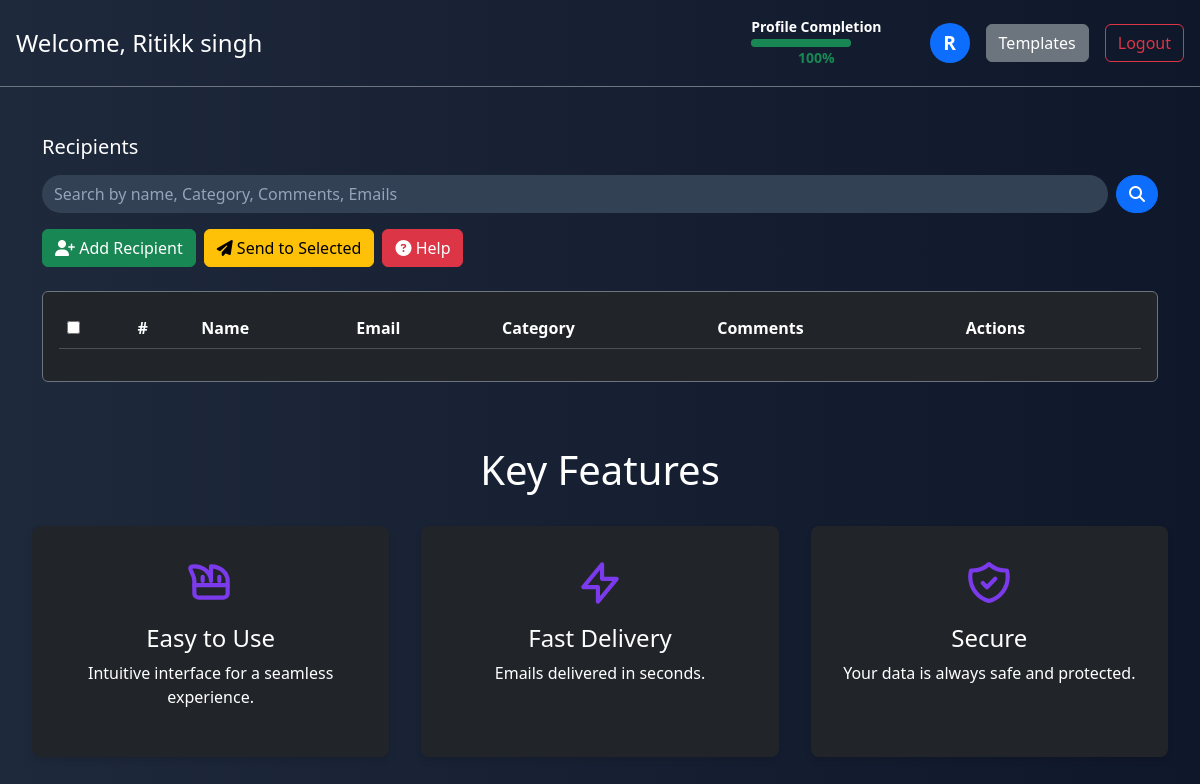
/Email/ (signed in), run on the app's committed database.
### home/models.py (models this page shows, shortened)
class User(models.Model):
    first_name = models.CharField(max_length=50)
    last_name = models.CharField(max_length=20)
    email = models.EmailField(null=True, max_length=150)
    phone = models.CharField(max_length=15, default='0000000000')
    organization = models.CharField(max_length=100, null=True, blank=True)
    date_of_birth = models.DateField(default='2000-01-01')  # lowercase field name
    password = models.CharField(max_length=100, default='defaultpassword')
    email_pass=models.CharField(max_length=50,null=True)
    email_host=models.CharField(max_length=50,default="smtp.gmail.com")
    email_port=models.IntegerField(default=587)
    use_tls=models.BooleanField(default=True)
    profile_image = models.ImageField(upload_to="profile_images/",null=True,blank=True,default=None)
    reset_token = models.CharField(max_length=100, blank=True, null=True)

### home/views.py (the view)
# urls.py: path('Email/',views.home, name='home'),
def home(request):
    user_id = request.session.get('user_id')
    if not user_id:
        messages.warning(request, "Please login first")
        return redirect('login')
    user = User.objects.get(id=user_id)
    recepient = recepients.objects.filter(sender=user)
    total_fields = 5  # jitne fields count karne hain (adjust according to your User model)
    filled = 0
    if user.first_name:
        filled += 1
    if user.last_name:
        filled += 1
    if user.email:
        filled += 1
    if hasattr(user, 'phone') and user.phone:
        filled += 1
    if hasattr(user, 'organization') and user.organization:
        filled += 1
    profile_completion = int((filled / total_fields) * 100)
    context = {
        'user': user,
        'recepient': recepient,
        'profile_completion': profile_completion
    }
    return render(request, 'act/home.html', context)

### home/templates/act/home.html (shortened to what this page needs)
{% extends "act/base.html" %}
{% load static %}
{% block content %}
<div class="container-fluid p-3 border-bottom border-secondary d-flex flex-column flex-md-row justify-content-between align-items-center">
  <h1 class="h4 Welcome mb-3 mb-md-0">Welcome, {{ user.first_name }} {{ user.last_name }}</h1>
  <div class="profile-section d-flex flex-wrap align-items-center justify-content-center">
      <div class="profile-progress me-5 text-center">
          <small class="text-white fw-bold">Profile Completion</small>
          <div class="progress" style="width:100px; height:8px; border-radius:10px; overflow:hidden;">
              <div class="progress-bar bg-success" role="progressbar"
                   style="width: {{ profile_completion|default:'70' }}%;"
                   aria-valuenow="{{ profile_completion|default:'70' }}"
                   aria-valuemin="0" aria-valuemax="100"></div>
          </div>
          <small class="text-success fw-semibold">{{ profile_completion|default:'70' }}%</small>
      </div>
      <a href="{% url 'profile' %}" class="profile-icon mb-2 mb-md-0" title="My Profile">
          <span>{{ user.first_name|first|upper }}</span>
      </a>
      <a href="{% url 'configure' %}" class="btn btn-secondary ms-0 ms-md-3 mb-2 mb-md-0">Templates</a>
      <a href="{% url 'logout' %}" class="btn btn-outline-danger ms-0 ms-md-3 mb-2 mb-md-0">Logout</a>
  </div>
</div>
<br>
<div class="container mt-4">
  <h2 class="h5 mb-3">Recipients</h2>
  <div class="d-flex flex-column flex-md-row mb-3 search-bar">
    <input type="text" class="form-control me-0 me-md-2 mb-2 mb-md-0 rounded-pill" placeholder="Search by name, Category, Comments, Emails">
    <button class="btn btn-primary rounded-pill">
      <i class="fa fa-search"></i>
    </button>
  </div>
  <div class="mb-3 d-flex flex-wrap">
    <a href="{% url 'addrecepients' %}" class="btn btn-success me-2 mb-2">
      <i class="fa fa-user-plus"></i> Add Recipient
    </a>
    <button class="btn btn-warning mb-2" form="recipientForm">
      <i class="fa fa-paper-plane"></i> Send to Selected
    </button>
    <a href="{% url 'help' %}" class="btn btn-danger help ms-0 ms-md-2 mb-2" id="sendSelected">
      <i class="fa fa-question-circle"></i> Help
    </a>
  </div>
  <div class="card bg-dark border-secondary">
    <div class="card-body">
      <div class="table-responsive">
        <form method="post" id="recipientForm" action="{% url 'send_bulk_mail' %}" class="w-100">
          <table class="table table-dark table-hover text-white align-middle">
            <thead>
              <tr>
                <th><input type="checkbox" id="selectAll"></th>
                <th>#</th>
                <th>Name</th>
                <th>Email</th>
                <th>Category</th>
                <th>Comments</th>
                <th>Actions</th>
              </tr>
            </thead>
          </table>
        </form>
      </div>
    </div>
  </div>
</div>
<div class="features-section">
    <h2>Key Features</h2>
    <div class="features-grid">
        <div class="feature-item  bg-dark">
            <h3 style="color:white;">Easy to Use</h3>
            <p style="color:white;">Intuitive interface for a seamless experience.</p>
        </div>
        <div class="feature-item  bg-dark">
            <svg xmlns="http://www.w3.org/2000/svg" fill="none" viewBox="0 0 24 24" stroke="currentColor">
                <path stroke-linecap="round" stroke-linejoin="round" stroke-width="2" d="M13 10V3L4 14h7v7l9-11h-7z" />
            </svg>
            <h3 style="color:white;">Fast Delivery</h3>
            <p style="color:white;">Emails delivered in seconds.</p>
        </div>
        <div class="feature-item  bg-dark">
            <h3 style="color:white;">Secure</h3>
            <p style="color:white;">Your data is always safe and protected.</p>
        </div>
    </div>
</div>
{% endblock %}

### home/static/css/dash.css (style rules this page uses)
body { font-family: 'Segoe UI', Tahoma, Geneva, Verdana, sans-serif; background-color: #f4f6f8; margin: 0; }
.features-section { padding: 4rem 2rem; text-align: center; }
.features-section h2 { font-size: 2.5rem; margin-bottom: 2rem; }
.features-grid { display: grid; grid-template-columns: repeat(auto-fit, minmax(250px, 1fr)); gap: 2rem; }
.feature-item { background-color: white; padding: 2rem; border-radius: 0.5rem; box-shadow: 0 4px 6px rgba(0, 0, 0, 0.1); transition: transform 0.3s, box-shadow 0.3s; }
.feature-item svg { width: 50px; height: 50px; color: #7c3aed; margin-bottom: 1rem; }
.feature-item h3 { font-size: 1.5rem; margin-bottom: 0.5rem; color: black; }
.feature-item p { color: black; }

### home/static/css/home.css (style rules this page uses)
body { background: linear-gradient(to right, #1e293b, #0f172a); color: white; min-height: 100vh; }
.table th, .table td { vertical-align: middle; }
.search-bar input { background-color: #334155; border: none; color: white; }
.search-bar input::placeholder { color: #94a3b8; }

### home/templates/act/home.html (style rules this page uses)
.profile-icon, .help-icon { display: flex; align-items: center; justify-content: center; width: 40px; height: 40px; border-radius: 50%; color: #fff; text-decoration: none; font-weight: 600; transition: background-color 0.2s; }
.profile-icon { background-color: #0d6efd; font-size: 1.2rem; }
.help { margin-left: 1rem; }
.profile-progress small { display: block; margin-bottom: 2px; }
.progress { background-color: #343a40; }
.progress-bar { transition: width 0.6s ease; }

### data on the page
User: first_name "Ritikk", last_name "singh", first_name|first "R"

### other printed values
{{ profile_completion|default:'70' }} "100"
